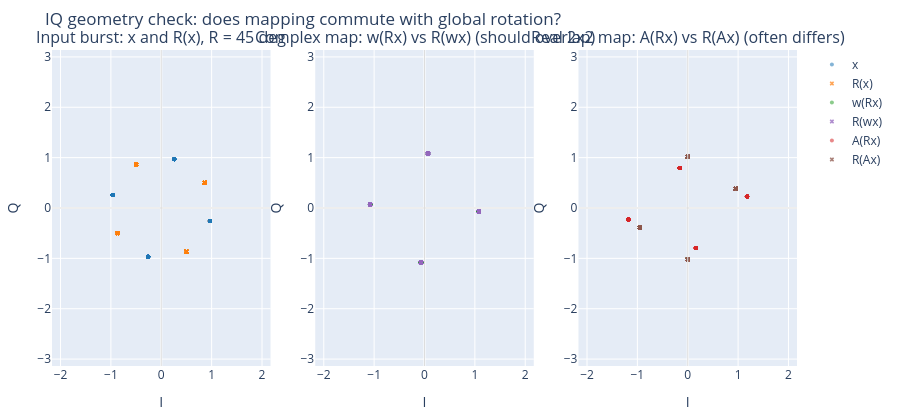

Notebook code for this chart:
### Markdown cell above
### 3a) IQ geometry check (what this plot means)

This section tests one question: **if we rotate all IQ samples first, then map them, do we get the same result as mapping first, then rotating?**

For a map `f`, we compare `f(Rx)` with `R(fx)` where `R` is a global phase rotation.

How to read the figure:

- Panel 1 shows the original burst `x` and its rotated copy `R(x)`.
- Panel 2 (complex map) overlays `w(Rx)` and `R(wx)`. They should overlap almost perfectly.
- Panel 3 (unconstrained real 2x2 map) shows `A(Rx)` vs `R(Ax)`. They usually separate.

Takeaway: complex multiplication naturally respects IQ global phase rotation, while a generic real 2x2 map does not unless constrained to complex form.

### Code cell
fig, summary, stats = plot_iq_map_geometry(seed=4, n_symbols=256, phase_deg=30.0, delta_deg=45.0)
fig.show()
print(summary)

### Figure 1 — Plotly figure (JSON) as saved in the notebook; plotly's stock layout.template omitted (floating-point values rounded to 4 significant figures; data arrays with more than 128 entries replaced by an {"elided": "..."} marker saying what was removed)
{"data": [{"marker": {"color": "#1f77b4", "opacity": 0.55, "size": 4}, "mode": "markers", "name": "x", "type": "scatter", "x": {"elided": "256 float values"}, "xaxis": "x", "y": {"elided": "256 float values"}, "yaxis": "y"}, {"marker": {"color": "#ff7f0e", "opacity": 0.7, "size": 4, "symbol": "x"}, "mode": "markers", "name": "R(x)", "type": "scatter", "x": {"elided": "256 float values"}, "xaxis": "x", "y": {"elided": "256 float values"}, "yaxis": "y"}, {"marker": {"color": "#2ca02c", "opacity": 0.55, "size": 4}, "mode": "markers", "name": "w(Rx)", "type": "scatter", "x": {"elided": "256 float values"}, "xaxis": "x2", "y": {"elided": "256 float values"}, "yaxis": "y2"}, {"marker": {"color": "#9467bd", "opacity": 0.75, "size": 4, "symbol": "x"}, "mode": "markers", "name": "R(wx)", "type": "scatter", "x": {"elided": "256 float values"}, "xaxis": "x2", "y": {"elided": "256 float values"}, "yaxis": "y2"}, {"marker": {"color": "#d62728", "opacity": 0.55, "size": 4}, "mode": "markers", "name": "A(Rx)", "type": "scatter", "x": {"elided": "256 float values"}, "xaxis": "x3", "y": {"elided": "256 float values"}, "yaxis": "y3"}, {"marker": {"color": "#8c564b", "opacity": 0.75, "size": 4, "symbol": "x"}, "mode": "markers", "name": "R(Ax)", "type": "scatter", "x": {"elided": "256 float values"}, "xaxis": "x3", "y": {"elided": "256 float values"}, "yaxis": "y3"}], "layout": {"annotations": [{"font": {"size": 16}, "showarrow": false, "text": "Input burst: x and R(x), R = 45 deg", "x": 0.1467, "xanchor": "center", "xref": "paper", "y": 1, "yanchor": "bottom", "yref": "paper"}, {"font": {"size": 16}, "showarrow": false, "text": "Complex map: w(Rx) vs R(wx) (should overlap)", "x": 0.5, "xanchor": "center", "xref": "paper", "y": 1, "yanchor": "bottom", "yref": "paper"}, {"font": {"size": 16}, "showarrow": false, "text": "Real 2x2 map: A(Rx) vs R(Ax) (often differs)", "x": 0.8533, "xanchor": "center", "xref": "paper", "y": 1, "yanchor": "bottom", "yref": "paper"}], "autosize": true, "height": 420, "margin": {"b": 40, "l": 50, "r": 20, "t": 50}, "shapes": [{"line": {"color": "#dddddd", "width": 1}, "type": "line", "x0": 0, "x1": 1, "xref": "x domain", "y0": 0, "y1": 0, "yref": "y"}, {"line": {"color": "#dddddd", "width": 1}, "type": "line", "x0": 0, "x1": 0, "xref": "x", "y0": 0, "y1": 1, "yref": "y domain"}, {"line": {"color": "#dddddd", "width": 1}, "type": "line", "x0": 0, "x1": 1, "xref": "x2 domain", "y0": 0, "y1": 0, "yref": "y2"}, {"line": {"color": "#dddddd", "width": 1}, "type": "line", "x0": 0, "x1": 0, "xref": "x2", "y0": 0, "y1": 1, "yref": "y2 domain"}, {"line": {"color": "#dddddd", "width": 1}, "type": "line", "x0": 0, "x1": 1, "xref": "x3 domain", "y0": 0, "y1": 0, "yref": "y3"}, {"line": {"color": "#dddddd", "width": 1}, "type": "line", "x0": 0, "x1": 0, "xref": "x3", "y0": 0, "y1": 1, "yref": "y3 domain"}], "title": {"text": "IQ geometry check: does mapping commute with global rotation?"}, "xaxis": {"anchor": "y", "domain": [0, 0.2933], "range": [-2, 2], "title": {"text": "I"}}, "xaxis2": {"anchor": "y2", "domain": [0.3533, 0.6467], "range": [-2, 2], "title": {"text": "I"}}, "xaxis3": {"anchor": "y3", "domain": [0.7067, 1], "range": [-2, 2], "title": {"text": "I"}}, "yaxis": {"anchor": "x", "domain": [0, 1], "range": [-2, 2], "scaleanchor": "x", "scaleratio": 1, "title": {"text": "Q"}}, "yaxis2": {"anchor": "x2", "domain": [0, 1], "range": [-2, 2], "scaleanchor": "x2", "scaleratio": 1, "title": {"text": "Q"}}, "yaxis3": {"anchor": "x3", "domain": [0, 1], "range": [-2, 2], "scaleanchor": "x3", "scaleratio": 1, "title": {"text": "Q"}}}}
